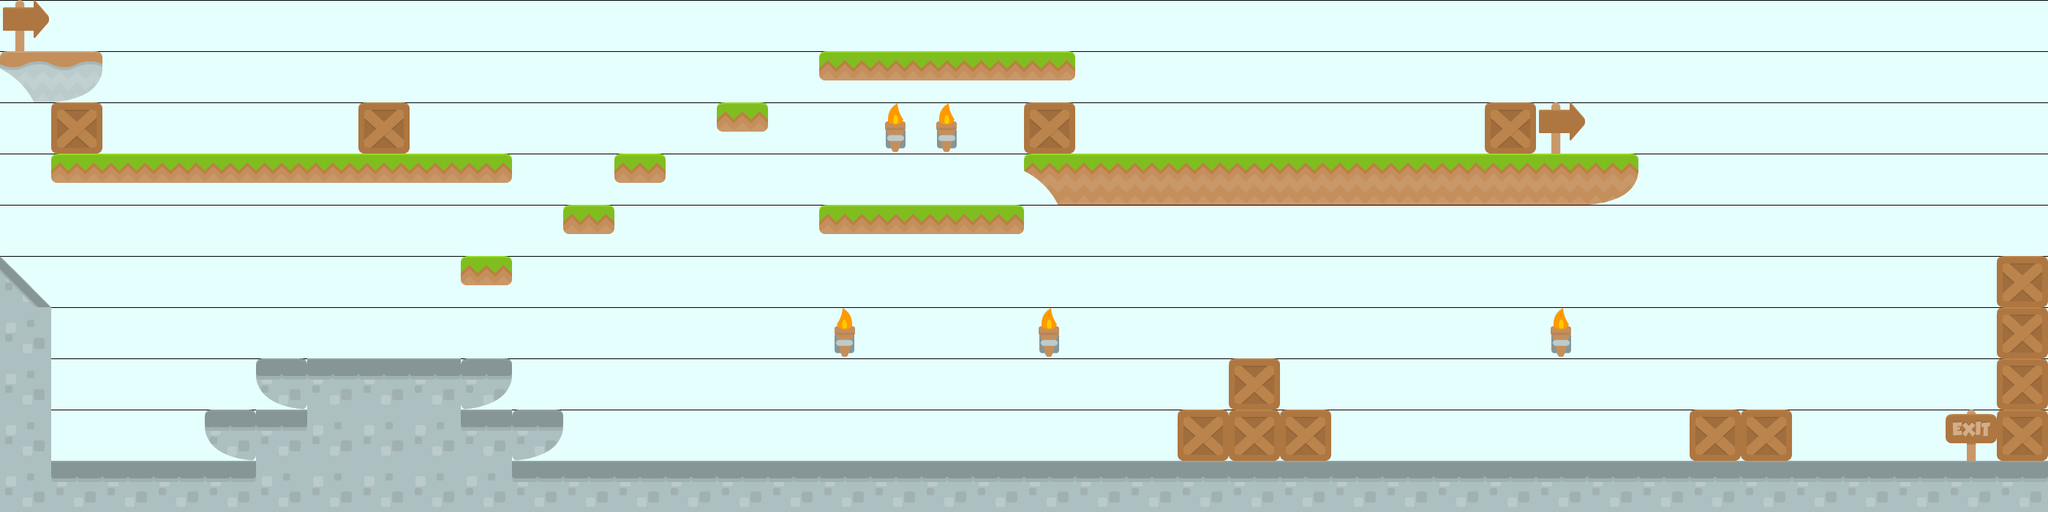

Tiled map render using the project's own tile images. Description and the map definition, with tile-layer contents summarised, below:
An orthogonal 40x10 tile map with 70x70 px tiles, 2 tile layers (background, collision) and 7 objects (5x Enemy, Finish, Player).

<map version="1.0" orientation="orthogonal" renderorder="right-down" width="40" height="10" tilewidth="70" tileheight="70" nextobjectid="25">
 <tileset firstgid="1" name="tiles" tilewidth="70" tileheight="70" spacing="2">
  <image source="../images/tiles.png" width="914" height="936" />
  <terraintypes>
   <terrain name="Новый участок" tile="-1" />
  </terraintypes>
  <tile id="124" terrain="0,0,," />
 </tileset>
 <layer name="background" width="40" height="10">
  <data>[400 cells, 400 non-empty, 1 distinct tile ids]</data>
 </layer>
 <layer name="collision" width="40" height="10">
  <data>[400 cells, 114 non-empty, 19 distinct tile ids]</data>
 </layer>
 <objectgroup name="enemy">
  <object id="20" name="EnemyPoint" type="Enemy" x="443" y="155" width="42" height="44" />
  <object id="21" name="EnemyPoint" type="Enemy" x="150" y="576" width="42" height="44" />
  <object id="22" name="EnemyPoint" type="Enemy" x="2462" y="571" width="42" height="44" />
  <object id="23" name="EnemyPoint" type="Enemy" x="1976" y="151" width="42" height="44" />
  <object id="24" name="EnemyPoint" type="Enemy" x="794" y="564" width="42" height="44" />
 </objectgroup>
 <objectgroup name="finish">
  <object id="20" name="FinishPoint" type="Finish" x="443" y="155" width="42" height="44" />
</objectgroup>
<objectgroup name="player">
  <object id="20" name="PlayerPoint" type="Player" x="110" y="50" width="42" height="44" />
</objectgroup>
</map>